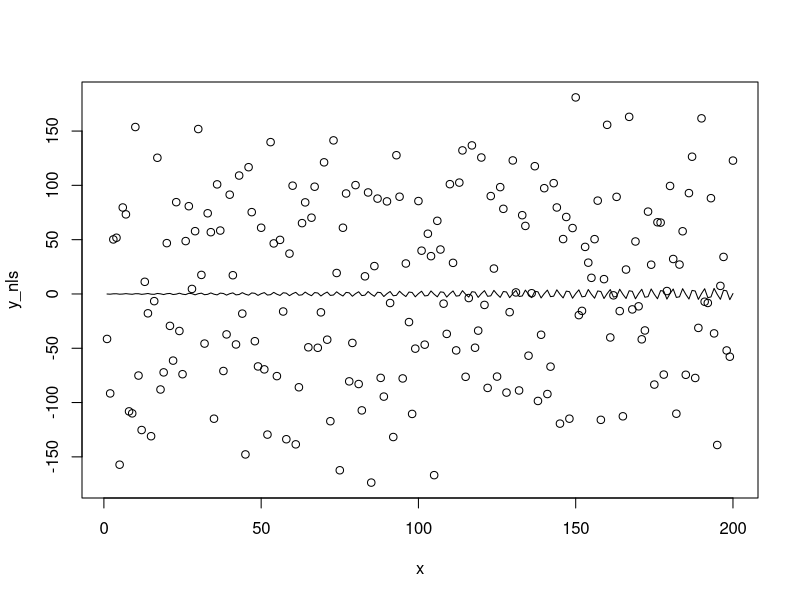
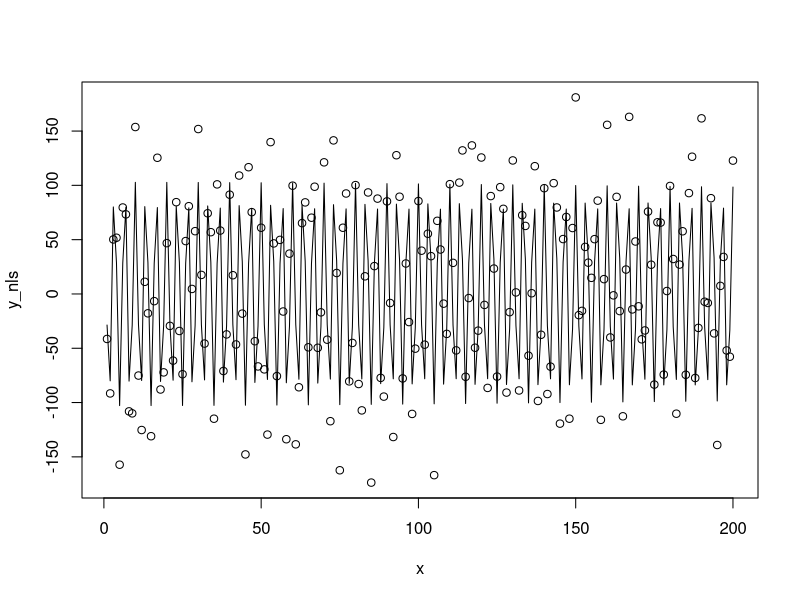
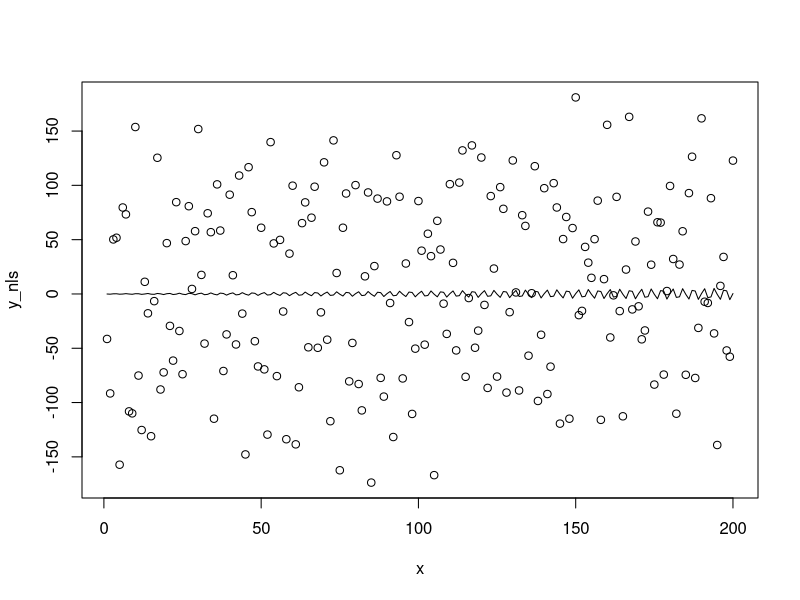

These charts were generated, in order, by the following R code:
# The Weierstrass function

wf <- function(x,n,a,b)
{
  v <- NULL
  for(j in 1:n)
  {
    v[j] <- (a^j)*cos((b^j)*x)
  }
  return(sum(v))
}

# The parameters initialization
a <- 100
b <- 71
# wf_iteration is 1, which means the data is in stable period

# The residual's IIDN parameters
std_dev <- 40
n <- 200            # the number of parameters
u <- rnorm(n,0,std_dev)
x <- 1:n


# The stable data is generated, along with the trend.
y_nls <- NULL
y_nls_trend <- NULL

for(i in 1:n)
{
  y_nls[i] <- wf(x[i],1,a,b) + u[i]
  y_nls_trend[i] <- wf(x[i],1,a,b)
}





# -------------------------- 1. NLS function -------------------------- #

# The nls function in R is used for the nonlinear estimations. However, it
# requires some parameters with which it begins the estimations. The alpha
# and beta are initialized with the data generating parameters.
init_parameters <- list(alpha = a, beta = b)

model_nls_stable <- nls(y_nls ~ alpha*cos(beta*x), start = init_parameters)
summary(model_nls_stable)

# The line function plots the difference between actual trend and fitted model
plot(x, y_nls)
lines(x, y_nls_trend - fitted(model_nls_stable))





# ------------------- 2. Manual Calculations ------------------- #

# A manual calculation is also provided to check efficiency.
b_est_func <- function(b_coeff)
{
    (
      sum( x*y_nls * sin(b_coeff*x) ) * sum( (cos(b_coeff*x))^2 )
    ) -
    (
      sum( y_nls * cos(b_coeff*x) ) * sum(x*sin(b_coeff*x)*sin(b_coeff*x))
    )
}

b_est <- uniroot(b_est_func, interval = c(b-10,b+10), extendInt = "yes")$root
a_est <- sum( y_nls * cos(b_est*x) ) /
  sum( (cos(b_est*x))^2 )

c(a_est,b_est)

# The plot of the data with the least square technique.
plot(x, y_nls)
lines(x, y_nls_trend - (a_est * cos(b_est * x)))





# --------------------- 3. Minimize RSS --------------------- #

# Minimizing the Residual Sum Squared is to seek parameters for which the RSS
# is minimum. The function to minimize would be as below.

residual_sum_squared <- function(parameters) {
  return(
    sum(
      (y_nls - parameters[1] * cos(parameters[2]*x))^2
    )
  )
}

# The setup to find the required coefficietns are as below.

val <- NULL
for (i in seq(0,100, by = 5)) {
  for (j in seq(0,100, by = 5)){
    temp_est <- optim(c(i,j) , residual_sum_squared)
    val <- rbind(
      val,
      c(temp_est$par,temp_est$value)
    )
  }
}

est_parameters <- val[val[,3] == min(val[,3])][1:2]

plot(x, y_nls)
lines(x, y_nls_trend - (est_parameters[1] * cos(est_parameters[2] * x)))